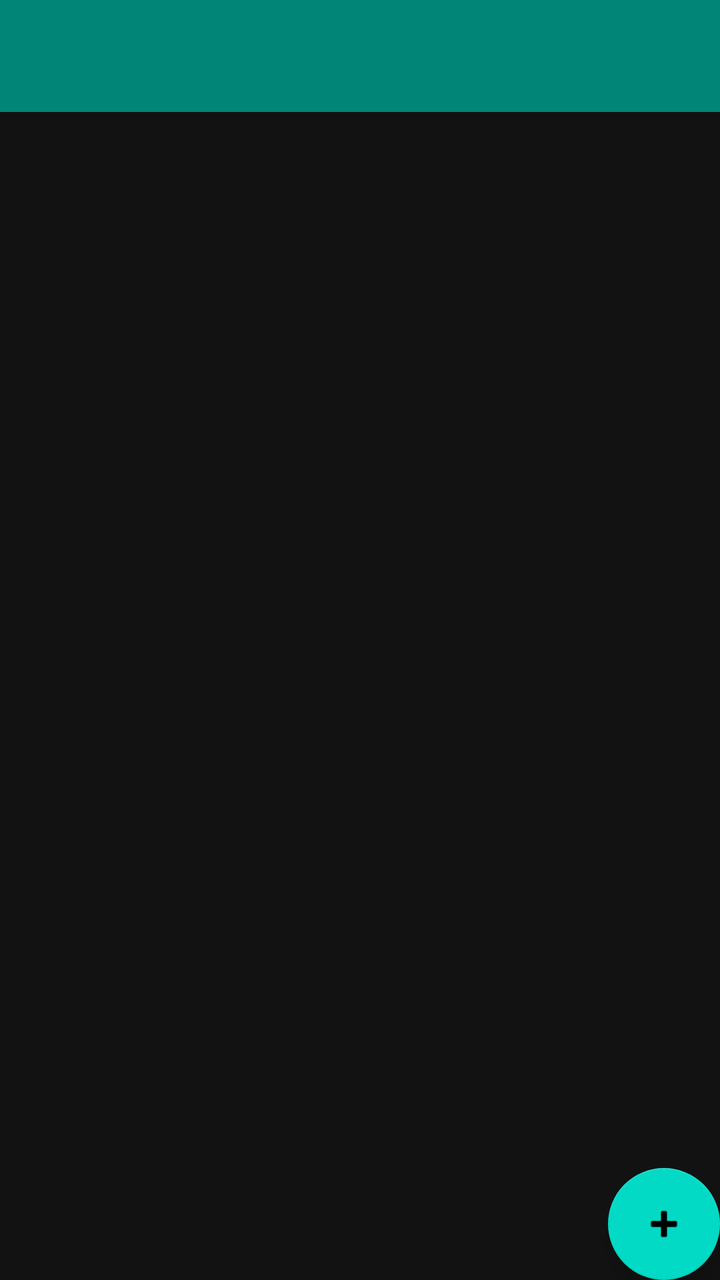
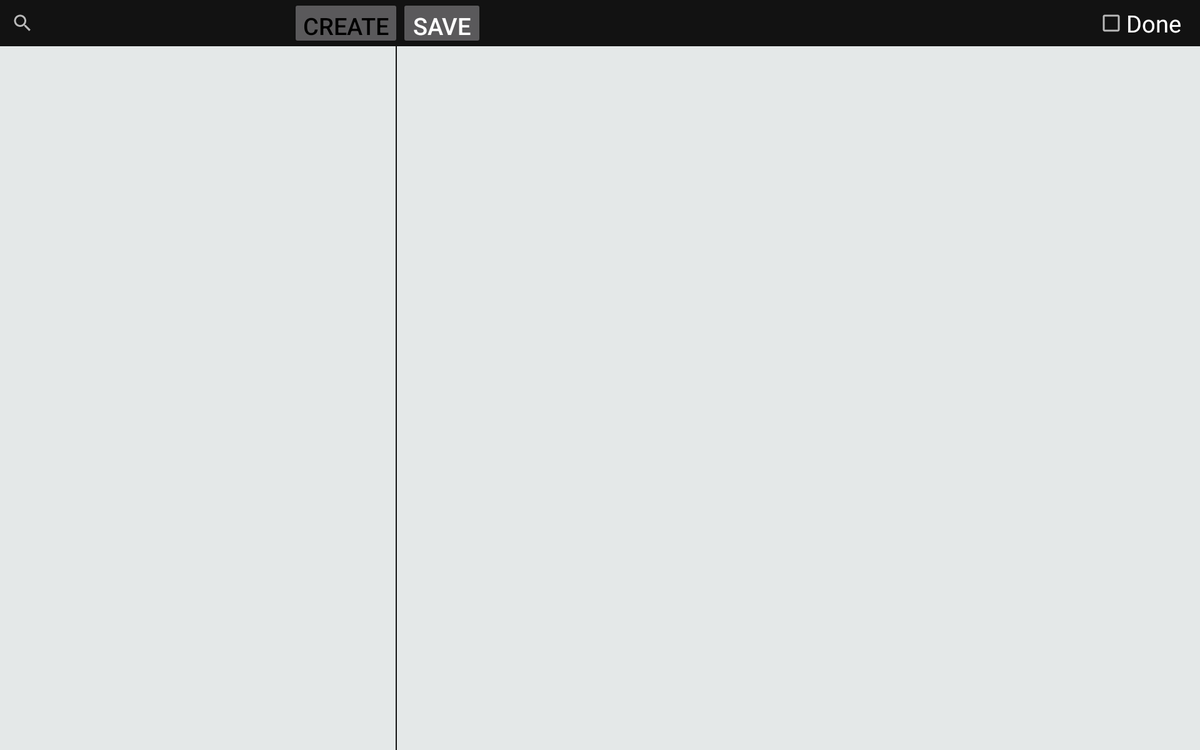

First picture: res/layout/ on a phone held upright. Second picture: the repository's own variant of that layout, on a device whose configuration matches the variant's folder. Source for both follows.
<!-- AndroidManifest.xml: activity theme AppTheme.NoActionBar -->
<!-- res/layout/activity_main.xml -->
<?xml version="1.0" encoding="utf-8"?>
<android.support.design.widget.CoordinatorLayout xmlns:android="http://schemas.android.com/apk/res/android"
    xmlns:app="http://schemas.android.com/apk/res-auto"
    xmlns:tools="http://schemas.android.com/tools"
    android:layout_width="match_parent"
    android:layout_height="match_parent"
    tools:context=".MainActivity">

    <android.support.design.widget.AppBarLayout
        android:layout_width="match_parent"
        android:layout_height="wrap_content"
        android:theme="@style/AppTheme.AppBarOverlay">

        <android.support.v7.widget.Toolbar
            android:id="@+id/toolbar"
            android:layout_width="match_parent"
            android:layout_height="?attr/actionBarSize"
            android:background="?attr/colorPrimary"
            app:popupTheme="@style/AppTheme.PopupOverlay" />

    </android.support.design.widget.AppBarLayout>

    <include
        layout="@layout/content_main"
        android:layout_width="match_parent"
        android:layout_height="match_parent"
        android:layout_marginTop="?attr/actionBarSize"/>

    <android.support.design.widget.FloatingActionButton
        android:id="@+id/newOrderButton"
        android:layout_width="wrap_content"
        android:layout_height="wrap_content"
        android:layout_gravity="bottom|end"
        android:layout_margin="@dimen/fab_margin"
        app:srcCompat="@android:drawable/ic_input_add" />

</android.support.design.widget.CoordinatorLayout>
<!-- res/layout/content_main.xml (included above) -->
<?xml version="1.0" encoding="utf-8"?>
<RelativeLayout xmlns:android="http://schemas.android.com/apk/res/android"
    android:orientation="vertical"

    android:id="@+id/topPanelLayout"
    android:layout_width="match_parent"
    android:layout_height="match_parent"
    android:layout_alignParentStart="true"
    android:layout_alignParentTop="true"
    android:layout_gravity="start|center_vertical"
    android:layout_marginStart="0dp"
    android:layout_marginTop="0dp"
    android:dividerPadding="10dp"
    android:padding="2dp">

    <LinearLayout
        android:id="@+id/summaryFragment"
        android:layout_width="match_parent"
        android:layout_height="match_parent"
        android:layout_alignParentStart="true"
        android:orientation="vertical"
        android:padding="5dp" />

</RelativeLayout>
<!-- resources referenced by this layout -->
<resources>
  <style name="AppTheme.AppBarOverlay" parent="ThemeOverlay.AppCompat.Dark.ActionBar" />
  <style name="AppTheme.PopupOverlay" parent="ThemeOverlay.AppCompat.Light" />
  <style name="AppTheme.NoActionBar">
          <item name="windowActionBar">false</item>
          <item name="windowNoTitle">true</item>
      </style>
</resources>
<!-- res/layout-xlarge-land/activity_main.xml (the author's variant of the layout above) -->
<!-- drawn on a large tablet held sideways -->
<?xml version="1.0" encoding="utf-8"?>
<RelativeLayout xmlns:android="http://schemas.android.com/apk/res/android"
    android:id="@+id/drawer_layout"
    android:layout_width="match_parent"
    android:layout_height="match_parent">

    <LinearLayout
        android:id="@+id/content_frame"
        android:layout_width="match_parent"
        android:layout_height="match_parent"
        android:orientation="vertical">

        <LinearLayout
            android:layout_width="match_parent"
            android:layout_height="wrap_content">

            <RelativeLayout
                android:layout_width="1dp"
                android:layout_height="49dp"
                android:orientation="horizontal"
                android:layout_weight="0.33"
                android:gravity="right"
                android:showDividers="middle"
                android:dividerPadding="10dp">

                <SearchView
                    android:layout_width="wrap_content"
                    android:layout_height="match_parent"
                    android:id="@+id/searchView"
                    android:layout_alignParentLeft="true"
                    android:layout_marginLeft="0dp"
                    android:layout_alignParentTop="true"
                    android:layout_marginTop="0dp"
                    android:layout_toLeftOf="@+id/newOrderButton" />

                <Button
                    android:id="@+id/newOrderButton"
                    style="?android:attr/buttonStyleSmall"
                    android:layout_width="wrap_content"
                    android:layout_height="wrap_content"
                    android:text="@string/addNewOrder"
                    android:textColor="@android:color/background_dark"
                    android:layout_alignParentTop="true"
                    android:layout_alignParentRight="true"
                    android:gravity="center_vertical|center_horizontal"
                    android:textSize="25dp" />

            </RelativeLayout>

            <Space
                android:layout_width="1px"
                android:layout_height="match_parent" />

            <RelativeLayout
                android:layout_width="1dp"
                android:layout_height="match_parent"
                android:layout_weight="0.66">

                <Button
                    android:layout_width="wrap_content"
                    android:layout_height="wrap_content"
                    android:text="@string/saveButtonText"
                    android:id="@+id/saveButton"
                    android:layout_alignParentLeft="true"
                    android:layout_alignParentTop="true"
                    android:layout_marginRight="20dp"
                    android:textSize="25dp" />

                <CheckBox
                    android:layout_width="wrap_content"
                    android:layout_height="wrap_content"
                    android:text="@string/execStateText"
                    android:id="@+id/execStateCheckBox"
                    android:layout_centerVertical="true"
                    android:layout_alignParentRight="true"
                    android:layout_marginRight="20dp"
                    android:textSize="25dp" />

            </RelativeLayout>

        </LinearLayout>

        <LinearLayout
            android:layout_width="match_parent"
            android:layout_height="match_parent"
            android:orientation="horizontal">

            <LinearLayout
                android:id="@+id/summaryFragment"
                android:layout_weight="0.33"
                android:layout_width="1dp"
                android:layout_height="match_parent"
                android:background="@color/fragment_background"
                android:orientation="vertical" />

            <Space
                android:id="@+id/space1"
                android:layout_height="match_parent"
                android:layout_width="1dp"
                android:layout_toRightOf="@+id/firstFragment" />

            <LinearLayout
                android:id="@+id/fullFragment"
                android:layout_weight="0.67"
                android:layout_width="1dp"
                android:layout_height="match_parent"
                android:layout_alignParentRight="true"
                android:layout_alignParentTop="true"
                android:layout_toRightOf="@+id/space1"
                android:background="@color/fragment_background"
                android:orientation="vertical" />

        </LinearLayout>

    </LinearLayout>

</RelativeLayout>
<!-- resources referenced by the variant -->
<!-- as a large tablet held sideways resolves them -->
<resources>
  <color name="fragment_background">#E4E8E8</color>
  <string name="addNewOrder">Create</string>
  <string name="execStateText">Done</string>
  <string name="saveButtonText">Save</string>
  <style name="AppTheme.NoActionBar">
          <item name="windowActionBar">false</item>
          <item name="windowNoTitle">true</item>
      </style>
</resources>
